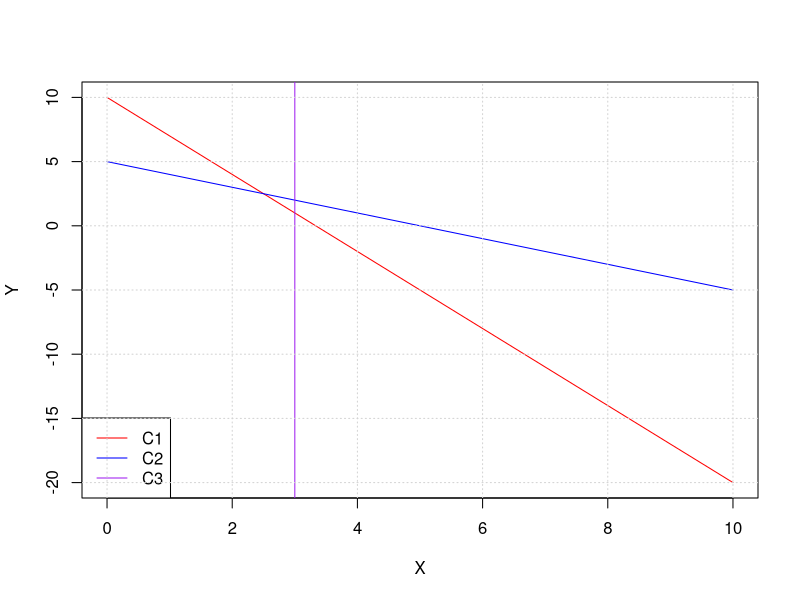

R code for this plot:
## ---- chunk 1
knitr::opts_chunk$set(echo = TRUE)
## ---- chunk 2

cn1=function(x){10-(3*x)}
cn2=function(x){5-x}
cn3=3
plot(cn1,0,10,col="red",xlab="X",ylab="Y")
plot(cn2,0,10,col="blue",add=TRUE)
abline(v=3,col="purple")

legend('bottomleft', c('C1','C2', 'C3'), 
       col=c('red','blue','purple'), lty=1)
grid()

## ---- chunk 3
library(lpSolve)

f.obj = c(4,1)
f.con = matrix(c(3,1,1,1,1,0), nrow=3, byrow=TRUE)
f.dir = c( ">=", ">=",">=")
f.rhs = c(10,5,3)

TCsolution = lp (direction = "min", f.obj, f.con, f.dir, f.rhs)

print(TCsolution)
print(TCsolution$solution)
